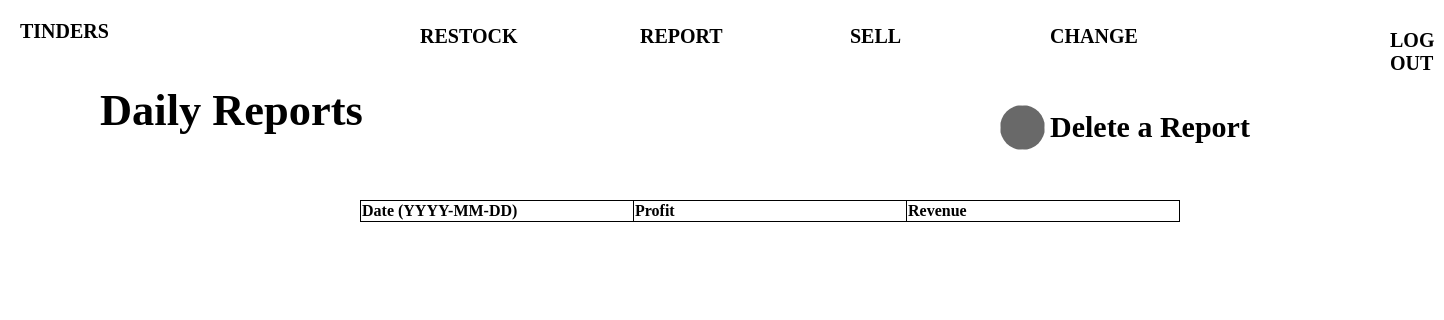
/DailyReports.php, run on an earlier commit of the app's database.
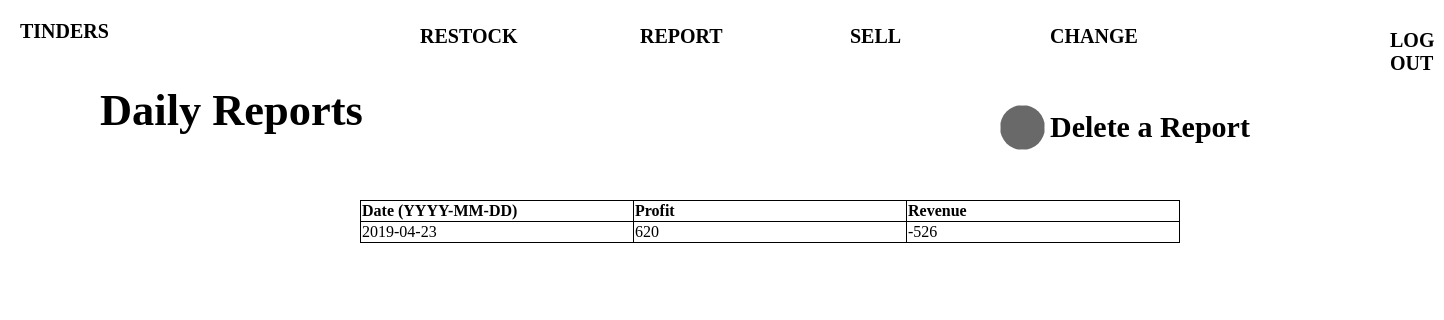
And on a later commit of the database.
### tables this page shows
CREATE TABLE `dailyreports` (
  `id` int(255) NOT NULL,
  `day` date NOT NULL,
  `profit` int(11) NOT NULL,
  `revenue` int(11) NOT NULL
);

### DailyReports.php (the view, shortened to what this page needs)
<?php
	$host = "localhost";
	$user = "root";
	$pass = "";
	$db = "tinders";
	$conn = new mysqli($host,$user,$pass,$db);
	$dateCollumn = "day";
	$revenueCollumn = "profit";
	$profitCollumn= "revenue";
	$getProdsQuery = "SELECT * FROM dailyreports";
	$getProds = $conn->query($getProdsQuery);
		?>
<!DOCTYPE html>
<html>
<head>
<body>
	<a href = "Home.php" id = "TindersTitle">TINDERS</a>
	<a href = "Restock_Categories.php" id = "RRestock"> RESTOCK </a>
	<a href = "Menu_Categories.php" id = "RMenu"> REPORT </a>
	<a href = "Sell_Categories.php" id = "RSell"> SELL </a>
	<a href = "ChangeStock_Categories.php" id = "RChange">CHANGE</a>
	<a href = "logout.php" id = "RLogout"> LOG OUT</a>
	<p id = "ReportMenuLabel"> Daily Reports</p>
	<a href = "DeleteReports.php"><img id = "EditReportsCircle"></a>
	<p id = "EditReportsLabel">Delete a Report </p>
	<table id = "ReportTable">
		<tr>
			<th>Date (YYYY-MM-DD)</th>
			<th>Profit</th>
			<th>Revenue</th>
		</tr>
			<?php
			if ($getProds) {
				while ($row=mysqli_fetch_array($getProds)) {
					$date = $row["$dateCollumn"];
					$revenue = $row["$revenueCollumn"];
					$profit = $row["$profitCollumn"];
					echo "<tr>
					<td>$date </td>
					<td>$profit</td>
					<td> $revenue</td>
					</tr>";
				}
			}
		?>
	</table>
</body>
</html>

What changed in the data, as far as the page shows it:
added dailyreports: day "2019-04-23", revenue "620", profit "-526"
